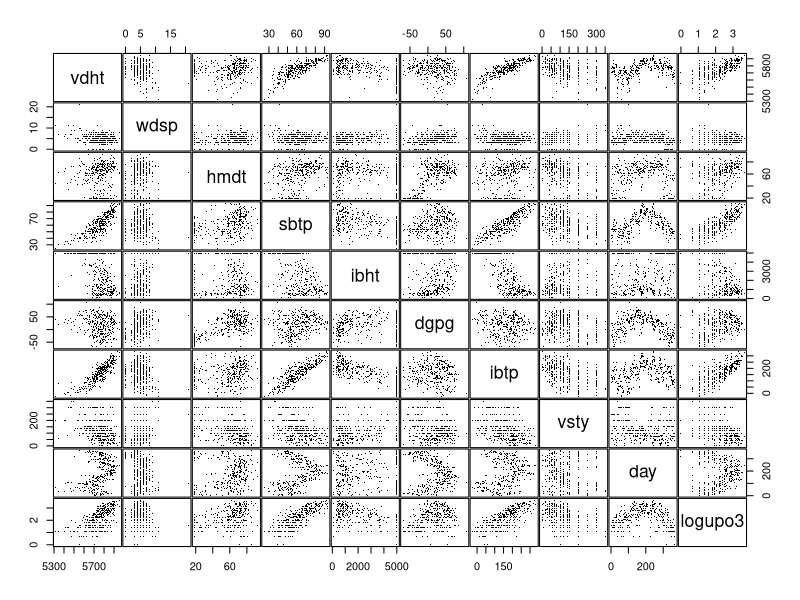
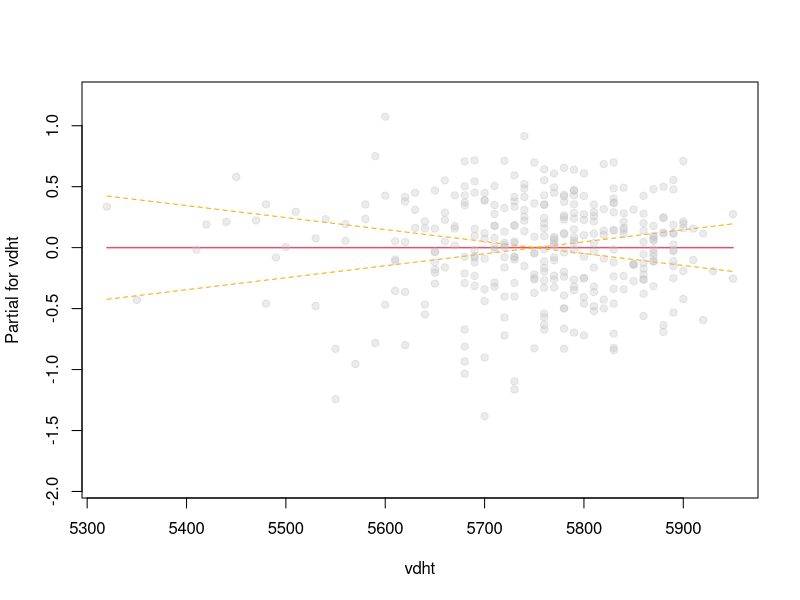
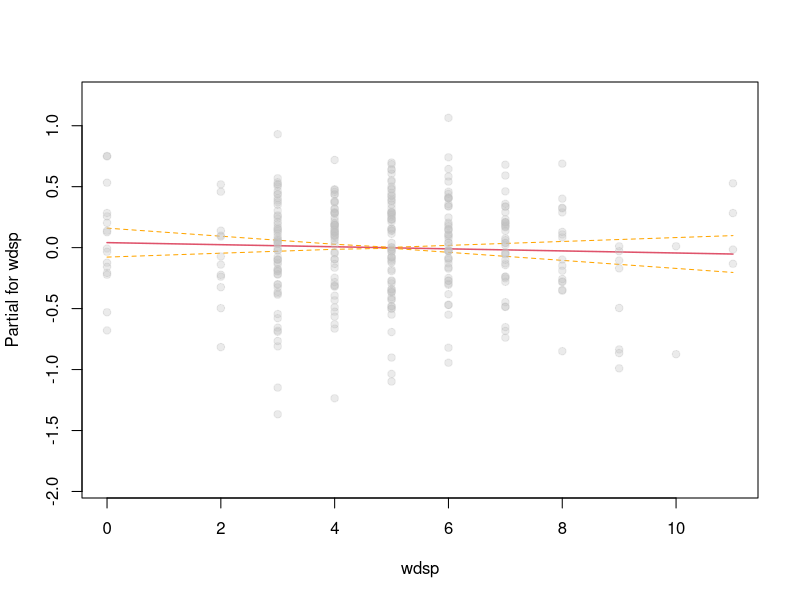
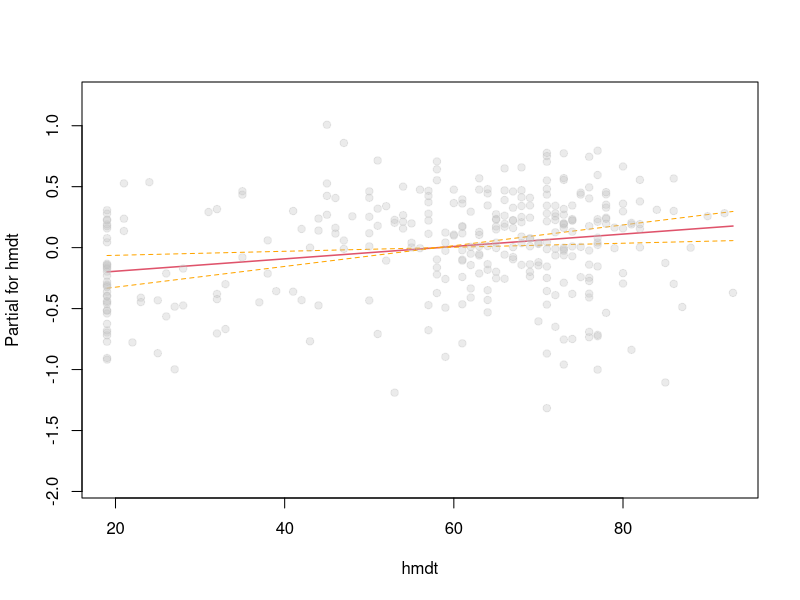
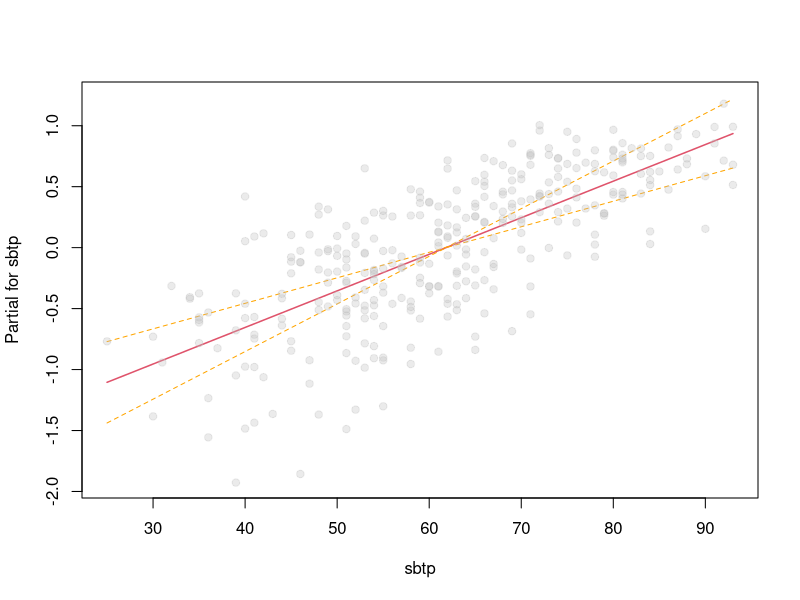
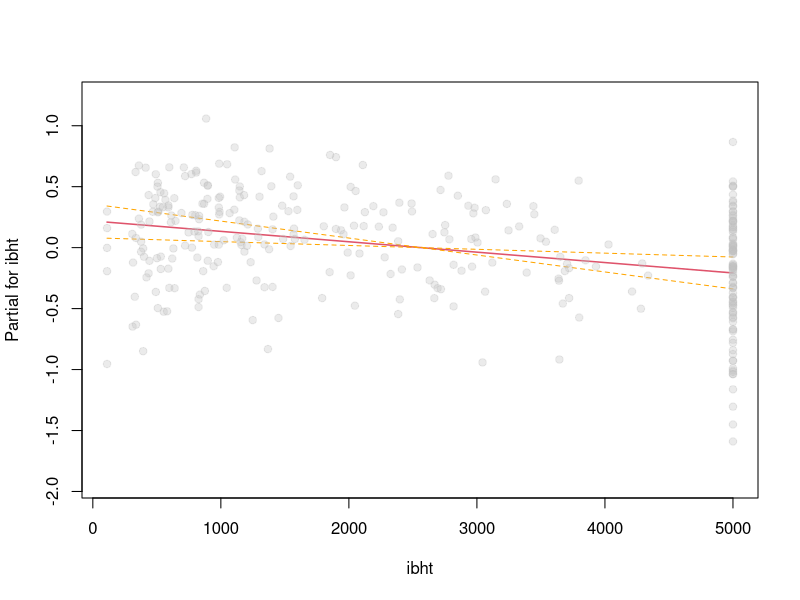
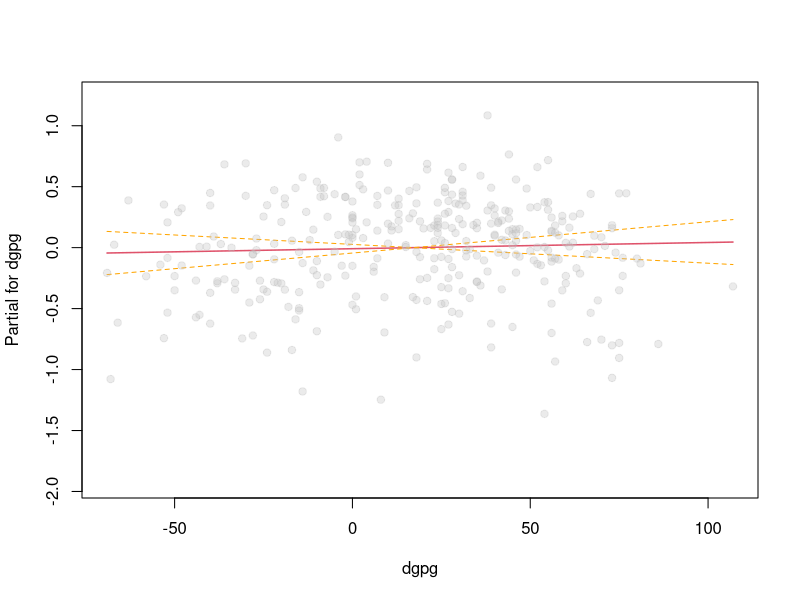
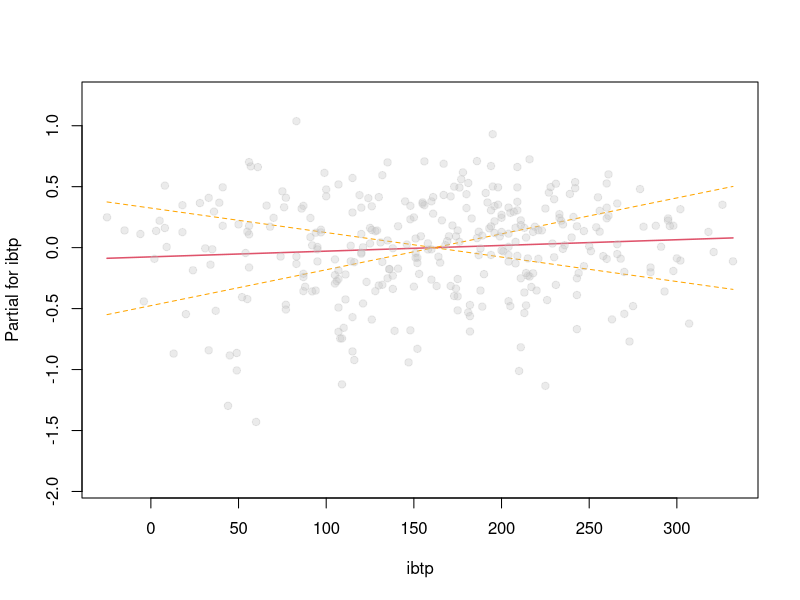

These figures' R source, in order:
### Code skeleton for Series 8, task 3
library(gss)
## read in data
data(ozone, package = "gss")

###################################################
### TASK a)
###################################################

ozone$logupo3 <- log(ozone$upo3)
d.ozone <- subset(ozone, select = -upo3)
pairs(d.ozone, pch = ".", gap = 0.1)

## delete outlier
out <- which.max(d.ozone[, "wdsp"])
d.ozone.e <- d.ozone[-out,]

###################################################
### TASK b)
###################################################

## package for wrapFormula()
require(sfsmisc)

## Linear models
## fit 1 (polynomial of degree 1)
form1 <- as.formula("logupo3 ~ .")
fit1 <- lm(form1, data = d.ozone.e)

## fits of degree 2 to 5
form2 <- wrapFormula(f = form1, data = d.ozone.e, wrapString = "poly(*, degree = 2)")
fit2 <- lm(form2, data = d.ozone.e)

form3 <- wrapFormula(f = form1, data = d.ozone.e, wrapString = "poly(*, degree = 3)")
fit3 <- lm(form3, data = d.ozone.e)

form4 <- wrapFormula(f = form1, data = d.ozone.e, wrapString = "poly(*, degree = 4)")
fit4 <- lm(form4, data = d.ozone.e)

form5 <- wrapFormula(f = form1, data = d.ozone.e, wrapString = "poly(*, degree = 5)")
fit5 <- lm(form5, data = d.ozone.e)

## GAM
require(mgcv)
gamForm <- wrapFormula(f = logupo3 ~ ., data = d.ozone.e) # by default = smoothing splines
g1 <- gam(formula = gamForm, data = d.ozone.e)

summary(g1)

###################################################
### TASK c)
###################################################

## plot the fits

## for the linear models
termplot(fit1, partial.resid=TRUE, rug=FALSE, se=TRUE, col.res='#C0C0C050', pch=19)
termplot(fit2, partial.resid=TRUE, rug=FALSE, se=TRUE, col.res='#C0C0C050', pch=19)
termplot(fit3, partial.resid=TRUE, rug=FALSE, se=TRUE, col.res='#C0C0C050', pch=19)
termplot(fit4, partial.resid=TRUE, rug=FALSE, se=TRUE, col.res='#C0C0C050', pch=19)
termplot(fit5, partial.resid=TRUE, rug=FALSE, se=TRUE, col.res='#C0C0C050', pch=19)

mult.fig(nr.plots = 9)
plot(g1, shade = TRUE)

## for the additive model
mult.fig(nr.plots = 9, main = "gam(gamForm, data = d.ozone.e)")
plot(g1, shade = TRUE)

###################################################
### TASK d)
###################################################

## Mallows Cp function

Cp <- function(object,sigma){
  res <- residuals(object)
  n <- length(res)
  p <- n - object$df.residual # object$df.residual outputs degrees of freedom
  # p = no of predictors
  SSE <- sum(res^2)
  SSE / sigma^2 - n + 2 * p
}

## set sigma (use estimated sigma from fit5)
sigma <- summary(fit5)$sigma # use sigma_hat of the full model

## Calculate Mallows's Cp statistic for all 6 models
Cp(fit1, sigma)
Cp(fit2, sigma)
Cp(fit3, sigma)
Cp(fit4, sigma)
Cp(fit5, sigma)
Cp(g1, sigma)
